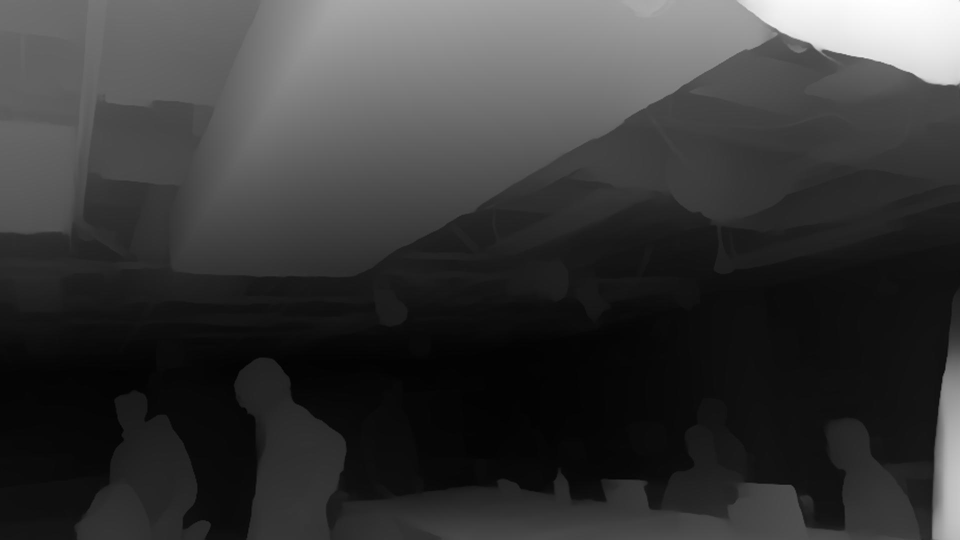
#> input picture room4.jpg, 1920 x 1080 px (shown at 1/2 size)
$ python render_3d.py
#> lines starting #> are read from the running program, lines starting #| are printed output that depends on the picture; after the words box and inside, x2 and y2 are one past the last pixel; in counts of white or black regions, pixels touching at a corner belong together
import os
import numpy as np
import cv2
from utils import K, P1
import rerun as rr

rr.init("SLAM_Visualization")
#> (this line was passed over: rerun is not available in this run)
rr.spawn()
#> (this line was passed over: rerun is not available in this run)

rr.log("world", rr.ViewCoordinates.RIGHT_HAND_Y_UP, static=True)
#> (this line was passed over: rerun is not available in this run)

def homogenize(points):
    addition = np.expand_dims(np.ones(points.shape[0]), axis=-1)
    return np.concat([points_3d, addition], axis=-1)

prev_points = None
img_plane_dist = 0.25

def rescale(input):
    result = input.copy().astype('float64')
    result -= np.amin(result)
    result /= np.amax(result)
    result *= 255
    return result


# for fname in nums:
disparity = cv2.imread(f"room4.jpg", cv2.IMREAD_GRAYSCALE)
#> disparity is the input picture: shape (1080, 1920); min 0, max 255, mean 56.3
img = cv2.imread(f"pic.jpg", cv2.IMREAD_COLOR_RGB)
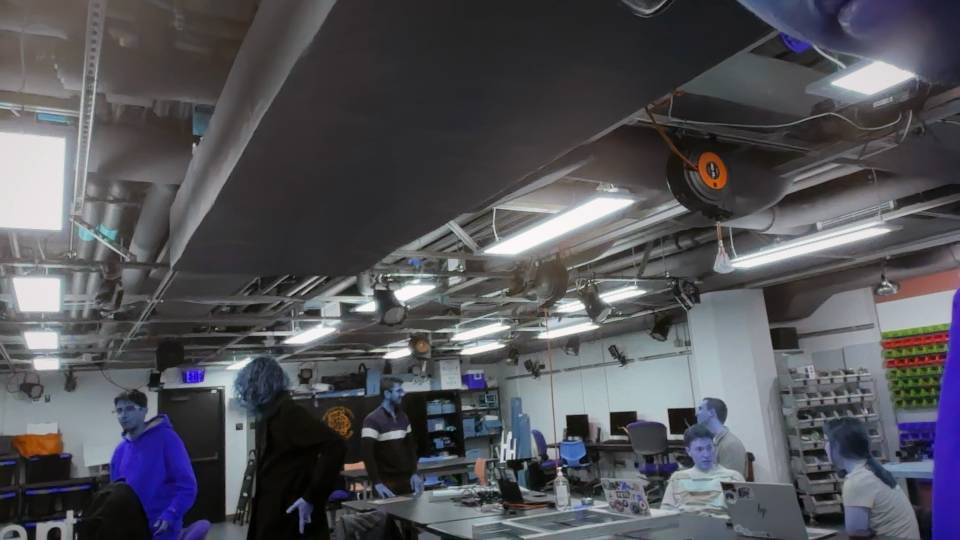
#> input picture pic.jpg, 1920 x 1080 px (shown at 1/2 size)
#> img is the input picture: shape (1080, 1920, 3); mean B, G, R 88.2, 82.7, 82.8

# stereo = cv2.StereoBM_create(numDisparities=16*5, blockSize=15) # Adjust parameters as needed
# disparity = stereo.compute(frame1, frame2)

cv2.imshow('Depth Map', rescale(disparity).astype('uint8'))
cv2.waitKey(1)
Q = np.zeros((4,4))
cv2.stereoRectify(K, np.zeros((1,5)), K, np.zeros((1,5)), (disparity.shape[1], disparity.shape[0]), R=np.eye(3), T=np.array([1, 0, 0]), alpha=-1, Q=Q)
points_3d = cv2.reprojectImageTo3D(disparity, Q)
#> points_3d: shape (1080, 1920, 3) float32; 0% of the values are NaN or infinite; the others: min -600, max 736, mean -12.62

# condition = np.logical_and(points_3d[:,:,2] > -15, points_3d[:,:,2] < -img_plane_dist)
# condition = np.logical_and(condition, points_3d[:,:,1] > -0.5)
points_3d[:,:,2] *= -1
#> points_3d: shape (1080, 1920, 3) float32; 0% of the values are NaN or infinite; the others: min -368, max 736, mean 8.24
# points_3d = points_3d[condition]

# masking z values
z = points_3d[:,:,2]
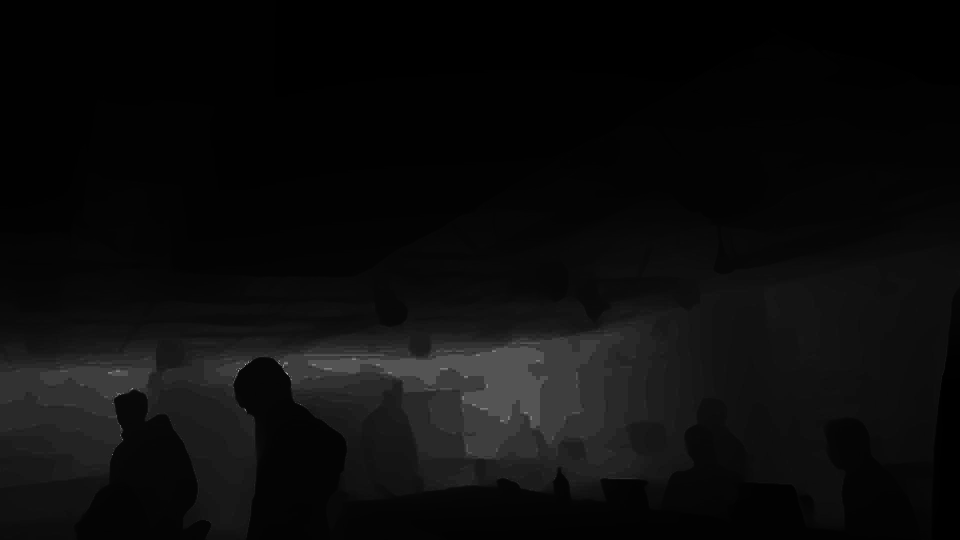
#> z: shape (1080, 1920) float32 (shown at 1/2 size); 0% of the values are NaN or infinite; the others: min 2.35, max 600, mean 31.29; drawn with min black, max white, NaN and infinite black
valid_mask = (z >= 0.3) & (z <= 3.0)
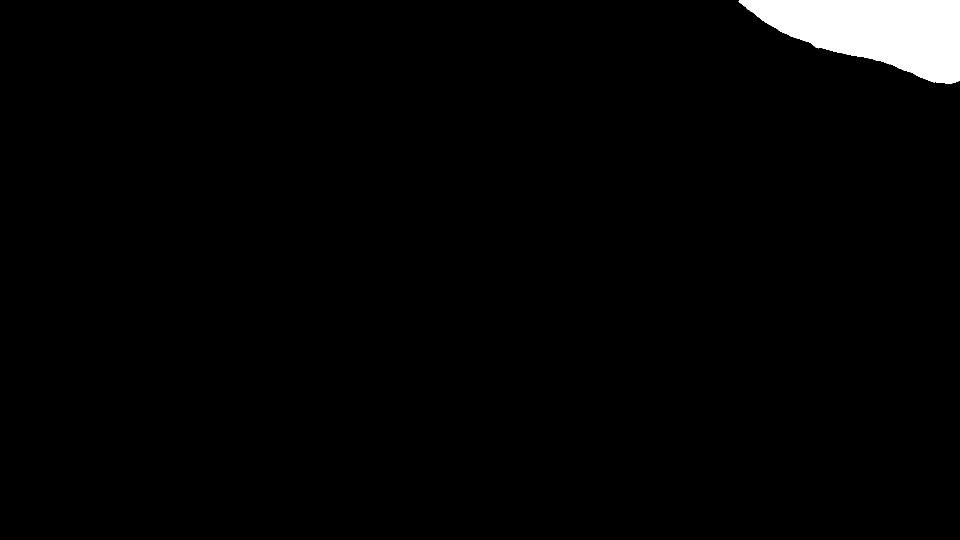
#> valid_mask: shape (1080, 1920) bool (shown at 1/2 size); 2.2% white; 1 white region, box (x1, y1, x2, y2) and area: (1477, 0, 1920, 168) 46386


# [13 lines of commented-out code are left out]

colors = np.stack([img, img, img], axis=-1)

points_flat = points_3d.reshape(-1, 3)
colors_flat = img.reshape(-1, 3)

print(points_flat)
#> (printed output is left out)
print(colors_flat)
#> (printed output is left out)

valid_mask_flat = valid_mask.reshape(-1)
points_flat = points_flat[valid_mask_flat]
colors_flat = colors_flat[valid_mask_flat]
# [5 lines of commented-out code are left out]

rr.log(
    "world/camera",
    rr.Pinhole(
        image_from_camera=K.tolist(),  # 3x3 matrix
        resolution=[img.shape[1], img.shape[0]],  # [width, height]
        camera_xyz=rr.ViewCoordinates.LEFT_HAND_Y_UP,
        image_plane_distance=img_plane_dist + 0.1,
    )
)
#> (this line was passed over: rerun is not available in this run)

rr.log(
    "world/camera/image",
    rr.Image(cv2.flip(img, 1))
)
#> (this line was passed over: rerun is not available in this run)

rr.log(
    "world/object/points1",
    rr.Points3D(
        positions=points_flat,
        colors=colors_flat
    )
)
#> (this line was passed over: rerun is not available in this run)
